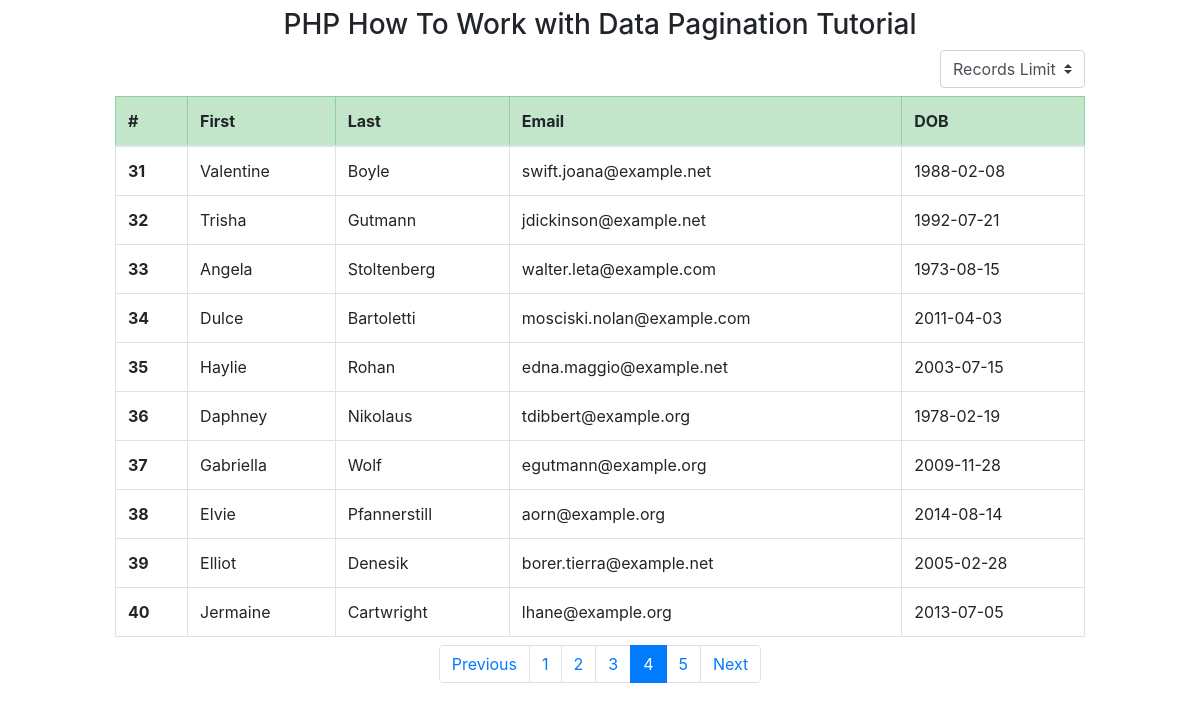
The app's page /php-data-pagination/index.php?page=4 with its own data.
### tables this page shows
CREATE TABLE `authors` (
  `id` int(11) NOT NULL,
  `first_name` varchar(50) NOT NULL,
  `last_name` varchar(50) NOT NULL,
  `email` varchar(100) NOT NULL,
  `birthdate` date NOT NULL,
  `added` timestamp NOT NULL DEFAULT CURRENT_TIMESTAMP
);

### php-data-pagination/index.php (the view, shortened to what this page needs)
<?php
include_once 'dbconfig.php';
$limit = isset($_SESSION['records-limit']) ? $_SESSION['records-limit'] : 10;
$page = (isset($_GET['page']) && is_numeric($_GET['page'])) ? $_GET['page'] : 1;
$paginationStart = ($page - 1) * $limit;
$authors = $connection->query("SELECT * FROM authors LIMIT $paginationStart, $limit")->fetchAll();
$sql = $connection->query("SELECT count(id) AS id FROM authors")->fetchAll();
$allRecrods = $sql[0]['id'];
$totoalPages = ceil($allRecrods / $limit);
$prev = $page - 1;
$next = $page + 1;
?>
<!doctype html>
<html lang="en">
<head>
    <link rel="stylesheet" href="https://stackpath.bootstrapcdn.com/bootstrap/4.5.0/css/bootstrap.min.css">
</head>
<body>
    <div class="container mt-2">
        <h3 class="text-center mb-2">PHP How To Work with Data Pagination Tutorial</h3>
        <div class="d-flex flex-row-reverse bd-highlight mb-2">
            <form action="index.php" method="post">
                <select name="records-limit" id="records-limit" class="custom-select">
                    <option disabled selected>Records Limit</option>
                </select>
            </form>
        </div>
        <table class="table table-bordered mb-2">
            <thead>
                <tr class="table-success">
                    <th scope="col">#</th>
                    <th scope="col">First</th>
                    <th scope="col">Last</th>
                    <th scope="col">Email</th>
                    <th scope="col">DOB</th>
                </tr>
            </thead>
            <tbody>
                <?php foreach ($authors as $author) : ?>
                    <tr>
                        <th scope="row"><?php echo $author['id']; ?></th>
                        <td><?php echo $author['first_name']; ?></td>
                        <td><?php echo $author['last_name']; ?></td>
                        <td><?php echo $author['email']; ?></td>
                        <td><?php echo $author['birthdate']; ?></td>
                    </tr>
                <?php endforeach; ?>
            </tbody>
        </table>
        <nav aria-label="Page navigation example mt-5">
            <ul class="pagination justify-content-center">
                <li class="page-item <?php if ($page <= 1) {
                                            echo 'disabled';
                                        } ?>">
                    <a class="page-link" href="<?php if ($page <= 1) {
                                                    echo '#';
                                                } else {
                                                    echo "?page=" . $prev;
                                                } ?>">Previous</a>
                </li>
                <?php for ($i = 1; $i <= $totoalPages; $i++) : ?>
                    <li class="page-item <?php if ($page == $i) {
                                                echo 'active';
                                            } ?>">
                        <a class="page-link" href="index.php?page=<?= $i; ?>"> <?= $i; ?> </a>
                    </li>
                <?php endfor; ?>
                <li class="page-item <?php if ($page >= $totoalPages) {
                                            echo 'disabled';
                                        } ?>">
                    <a class="page-link" href="<?php if ($page >= $totoalPages) {
                                                    echo '#';
                                                } else {
                                                    echo "?page=" . $next;
                                                } ?>">Next</a>
                </li>
            </ul>
        </nav>
    </div>
</body>
</html>

### php-data-pagination/index.php (style rules this page uses)
.container { max-width: 1000px }
.custom-select { max-width: 150px }

### records on screen
authors: id "31", first_name "Valentine", last_name "Boyle", email "swift.joana@example.net", birthdate "1988-02-08"
authors: id "32", first_name "Trisha", last_name "Gutmann", email "jdickinson@example.net", birthdate "1992-07-21"
authors: id "33", first_name "Angela", last_name "Stoltenberg", email "walter.leta@example.com", birthdate "1973-08-15"
authors: id "34", first_name "Dulce", last_name "Bartoletti", email "mosciski.nolan@example.com", birthdate "2011-04-03"
authors: id "35", first_name "Haylie", last_name "Rohan", email "edna.maggio@example.net", birthdate "2003-07-15"
authors: id "36", first_name "Daphney", last_name "Nikolaus", email "tdibbert@example.org", birthdate "1978-02-19"
authors: id "37", first_name "Gabriella", last_name "Wolf", email "egutmann@example.org", birthdate "2009-11-28"
authors: id "38", first_name "Elvie", last_name "Pfannerstill", email "aorn@example.org", birthdate "2014-08-14"
authors: id "39", first_name "Elliot", last_name "Denesik", email "borer.tierra@example.net", birthdate "2005-02-28"
authors: id "40", first_name "Jermaine", last_name "Cartwright", email "lhane@example.org", birthdate "2013-07-05"
